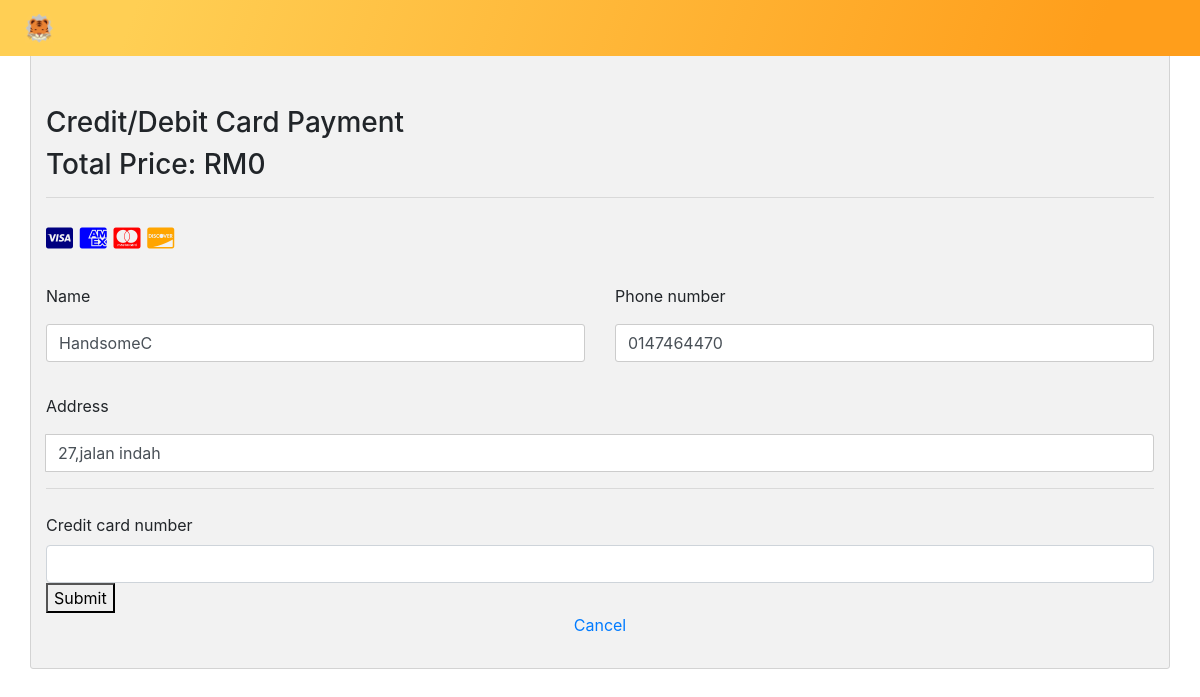
The app's page /paypage/index.php (signed in) with its own data.
### tables this page shows
CREATE TABLE `customer` (
  `cus_id` int(11) NOT NULL,
  `Name` varchar(255) NOT NULL,
  `Email` varchar(255) NOT NULL,
  `PhoneNo` varchar(255) NOT NULL,
  `Address` varchar(255) NOT NULL,
  `Password` varchar(255) NOT NULL
);

### paypage/index.php (the view, shortened to what this page needs)
<!DOCTYPE html>
<?php
require 'config/connection.php';
$gtotal = 0;
  if(isset($_SESSION['userEmail-foodtiger'])){
    $Email=$_SESSION['userEmail-foodtiger'];
    $sql="select * from customer where email = '$Email'";
    $result=$conn->query($sql);
     if($result->num_rows>0){
         while($row=$result->fetch_assoc()){
            $Name=$row['Name'];
            $PhoneNo=$row['PhoneNo'];
            $Address=$row['Address'];
      }
    }
 }
  ?>
<html lang="en">
<head>
    <link rel="stylesheet" href="../css/nav-bar.css">
    <link rel="stylesheet" href="../css/payCredit.css">
  <link rel="stylesheet" href="https://maxcdn.bootstrapcdn.com/bootstrap/4.0.0/css/bootstrap.min.css">
</head>
<body>
    <header>
        <?php
          require "navandfooter/nav.php";
        ?>
    </header>
    <div class="container">
   <div>
   <h3 style="margin-top:100px;">Credit/Debit Card Payment</h3>
     <h3>Total Price: RM<?php echo "$gtotal"; ?></h3> <hr>
     <div class="icon-container">
       <link rel="stylesheet" href="https://cdnjs.cloudflare.com/ajax/libs/font-awesome/4.7.0/css/font-awesome.min.css">
         <i class="fa fa-cc-visa" style="color:navy;"></i>
         <i class="fa fa-cc-amex" style="color:blue;"></i>
         <i class="fa fa-cc-mastercard" style="color:red;"></i>
         <i class="fa fa-cc-discover" style="color:orange;"></i>
       </div>
     <form class="needs-validation" action="charge.php" method="post" id="payment-form">
       <div class="row">
         <div class="col-md-6 mb-3">
           <label for="firstName">Name</label>
           <input type="text" name="Name" class="form-control mb-3 StripeElement StripeElement--empty" value="<?php echo $Name; ?>" required>
         </div>
         <div class="col-md-6 mb-3">
           <label for="lastName">Phone number</label>
           <input type="text" name="PhoneNo" class="form-control mb-3 " value="<?php echo $PhoneNo; ?>" required>
         </div>
       </div>
       <div class="mb-3">
         <label for="username">Address</label>
         <div class="input-group">
           <input type="text" name="Address" class="form-control " placeholder="Address"  value="<?php echo $Address; ?>">
         </div>
       </div>
       <hr class="mb-4">
       <label for="CreditNum">Credit card number</label>
         <div id="card-element" class="form-control">
         </div>
          <button>Submit</button>
     </form>
   </div>
 <footer class=" text-center text-small">
   <ul class="list-inline">
     <li class="list-inline-item"><a href="payment.php">Cancel</a></li>
   </ul>
 </footer>
</div>
  </body>
</html>

### css/nav-bar.css (style rules this page uses)
input[type=text], input[type=password] { width: 100%; padding: 12px 20px; margin: 8px 0; display: inline-block; border: 1px solid #ccc; box-sizing: border-box; }

### css/payCredit.css (style rules this page uses)
.row { display: -ms-flexbox; display: flex; -ms-flex-wrap: wrap; flex-wrap: wrap; }
.container { background-color: #f2f2f2; padding: 5px 20px 15px 20px; border: 1px solid lightgrey; border-radius: 3px; }
input[type=text] { width: 100%; margin-bottom: 20px; padding: 12px; border: 1px solid #ccc; border-radius: 3px; }
label { margin-bottom: 10px; display: block; }
.icon-container { margin-bottom: 20px; padding: 7px 0; font-size: 24px; }

### records on screen
customer: Name "HandsomeC", PhoneNo "0147464470", Address "27,jalan indah"

### other values on screen
$gtotal "0"
